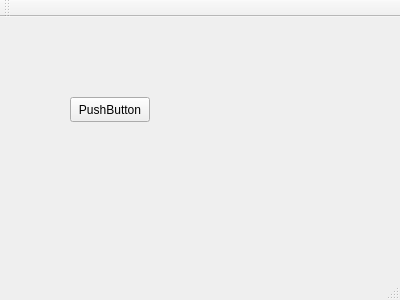
<?xml version="1.0" encoding="UTF-8"?>
<ui version="4.0">
 <class>MainWindow</class>
 <widget class="QMainWindow" name="MainWindow">
  <property name="geometry">
   <rect>
    <x>0</x>
    <y>0</y>
    <width>400</width>
    <height>300</height>
   </rect>
  </property>
  <property name="windowTitle">
   <string>MainWindow</string>
  </property>
  <widget class="QWidget" name="centralWidget">
   <widget class="QPushButton" name="pushButton">
    <property name="geometry">
     <rect>
      <x>70</x>
      <y>80</y>
      <width>80</width>
      <height>25</height>
     </rect>
    </property>
    <property name="text">
     <string>PushButton</string>
    </property>
   </widget>
  </widget>
  <widget class="QMenuBar" name="menuBar">
   <property name="geometry">
    <rect>
     <x>0</x>
     <y>0</y>
     <width>400</width>
     <height>22</height>
    </rect>
   </property>
  </widget>
  <widget class="QToolBar" name="mainToolBar">
   <attribute name="toolBarArea">
    <enum>TopToolBarArea</enum>
   </attribute>
   <attribute name="toolBarBreak">
    <bool>false</bool>
   </attribute>
  </widget>
  <widget class="QStatusBar" name="statusBar"/>
 </widget>
 <layoutdefault spacing="6" margin="11"/>
 <resources/>
 <connections>
  <connection>
   <sender>pushButton</sender>
   <signal>clicked()</signal>
   <receiver>MainWindow</receiver>
   <slot>print()</slot>
   <hints>
    <hint type="sourcelabel">
     <x>109</x>
     <y>131</y>
    </hint>
    <hint type="destinationlabel">
     <x>199</x>
     <y>149</y>
    </hint>
   </hints>
  </connection>
 </connections>
</ui>
